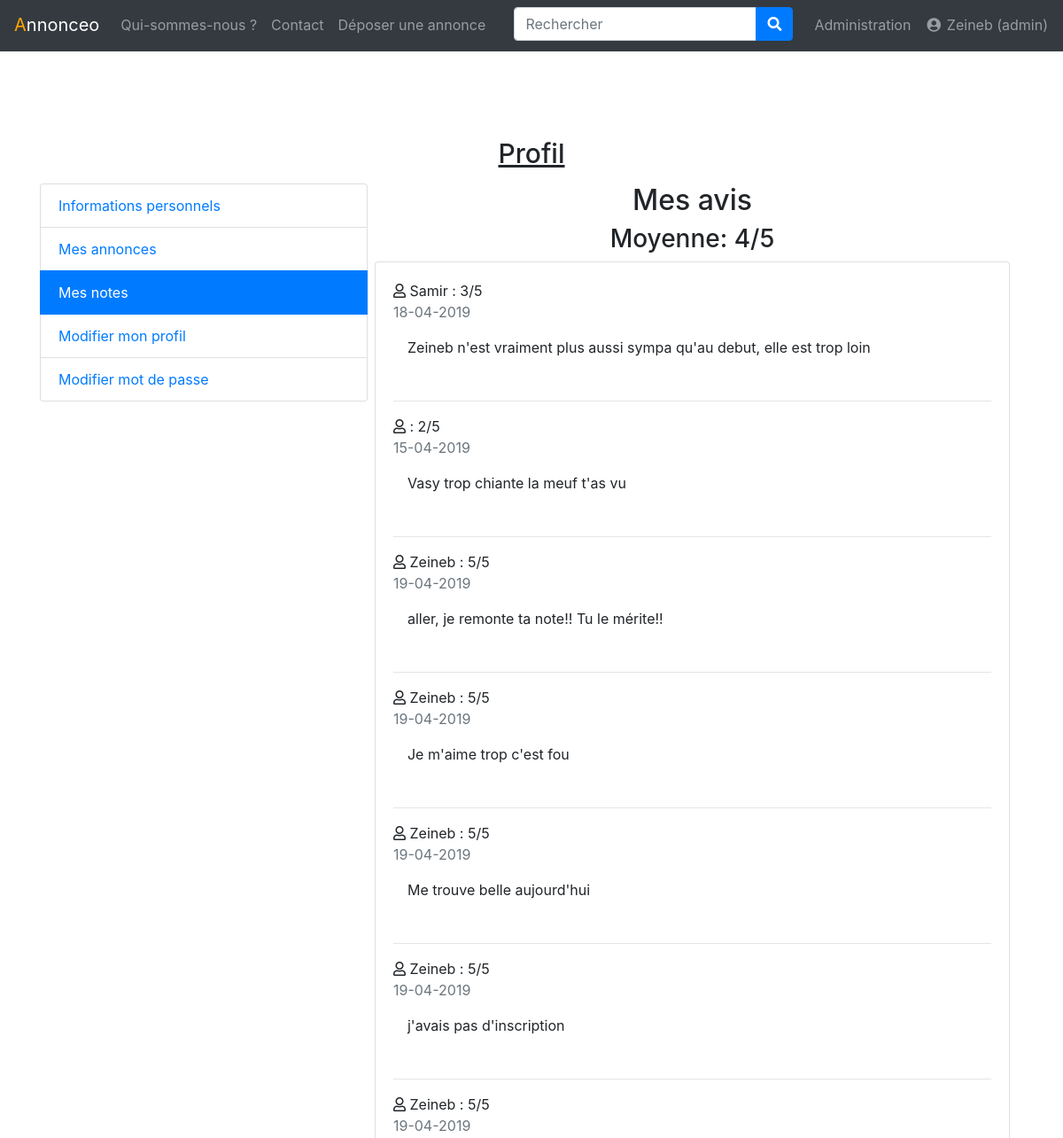
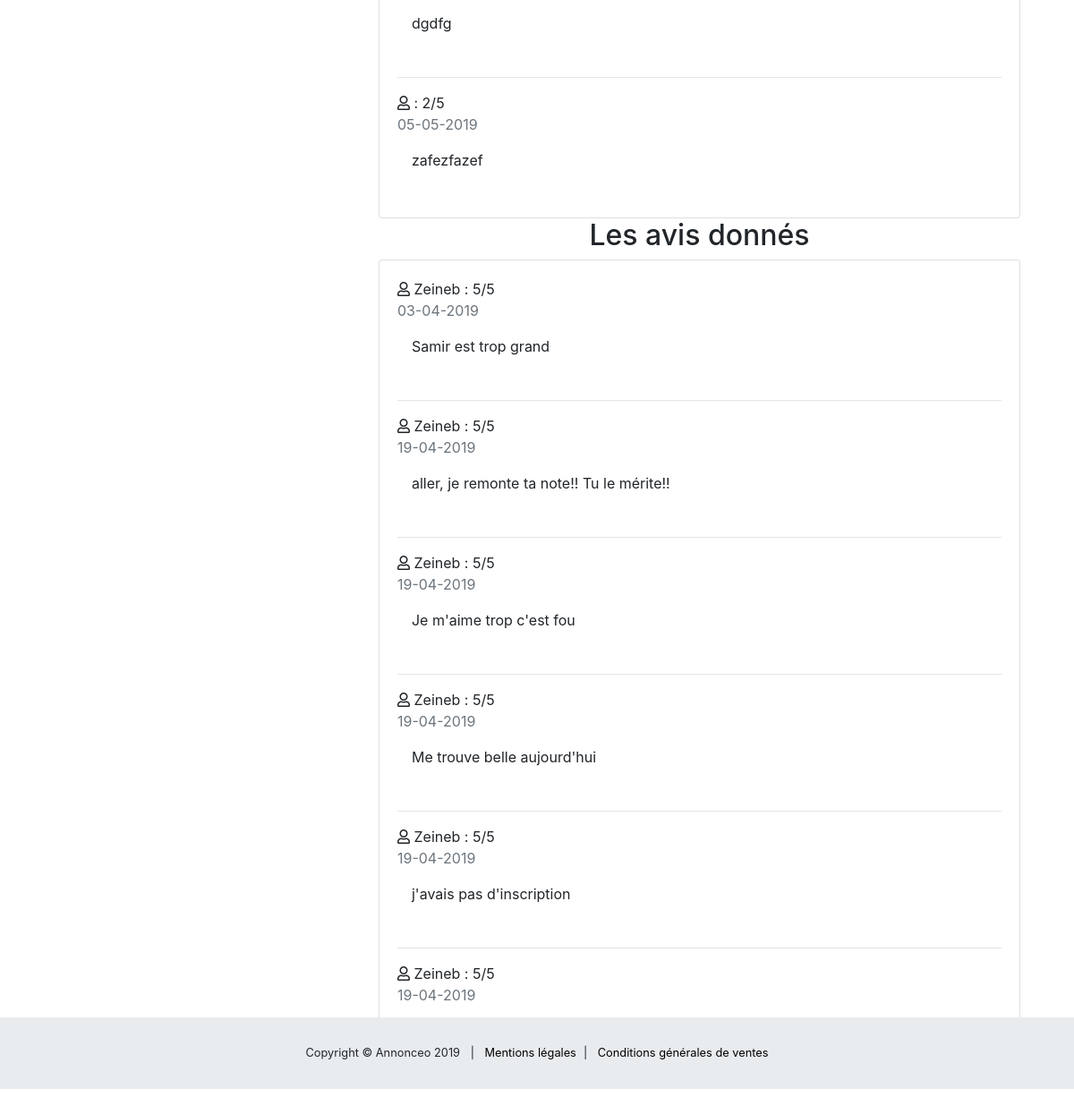
The page /profil.php?action=mesNotes (signed in) on the database its author committed (2 pictures, top to bottom).
### tables this page shows
CREATE TABLE `note` (
  `id_note` int(3) NOT NULL,
  `membre_id1` int(3) DEFAULT NULL,
  `membre_id2` int(3) NOT NULL,
  `note` int(3) NOT NULL,
  `avis` text NOT NULL,
  `date_enregistrement` datetime NOT NULL
);

CREATE TABLE `membre` (
  `id_membre` int(11) NOT NULL,
  `pseudo` varchar(255) NOT NULL,
  `mdp` varchar(255) NOT NULL,
  `nom` varchar(255) NOT NULL,
  `prenom` varchar(255) NOT NULL,
  `telephone` varchar(20) NOT NULL,
  `email` varchar(255) NOT NULL,
  `civilite` enum('m','f') NOT NULL,
  `statut` int(1) NOT NULL,
  `date_enregistrement` datetime NOT NULL
);

### profil.php (the view, shortened to what this page needs)
<?php
include_once('inc/init.inc.php');
$infosNotes = $pdo->prepare("SELECT * FROM note WHERE membre_id1 = :id_membre OR membre_id2 = :id_membre");
$infosNotes->bindParam(':id_membre', $_SESSION['utilisateur']['id_membre'], PDO::PARAM_STR);
$infosNotes->execute();
$lesNotes = $infosNotes->fetchAll(PDO::FETCH_ASSOC);
$moyenneNote = $pdo->prepare("SELECT AVG(note) AS moyenneNote FROM note WHERE membre_id2 = :id_membre");
$moyenneNote->bindParam(':id_membre', $_SESSION['utilisateur']['id_membre'], PDO::PARAM_STR);
$moyenneNote->execute();
$moyenneNote = $moyenneNote -> fetch(PDO::FETCH_ASSOC);
$moyenneNote = round($moyenneNote['moyenneNote'],1);
include_once('inc/header.inc.php');
include_once('inc/nav.inc.php');
?>
<div class="container">
<div class="starter-template">
    <h1>Profil</h1>
</div>
<div class="row m-0">
    <div class="profil col-4 p-0">
            <ul class="list-group col-12 p-0">
                <li class="list-group-item <?php if($_GET['action'] == 'informationsPersonnels') echo 'active'?>">
                    <a href="?action=informationsPersonnels" class="<?php if($_GET['action'] == 'informationsPersonnels') echo 'text-white'?> d-block w-100">Informations personnels</a>
                </li>
                <li class="list-group-item <?php if($_GET['action'] == 'mesAnnonces') echo 'active'?>">
                    <a href="?action=mesAnnonces" class="<?php if($_GET['action'] == 'mesAnnonces') echo 'text-white'?> d-block w-100">Mes annonces</a>
                </li>
                <li class="list-group-item <?php if($_GET['action'] == 'mesNotes') echo 'active'?>">
                    <a href="?action=mesNotes" class="<?php if($_GET['action'] == 'mesNotes') echo 'text-white'?> d-block w-100">Mes notes</a>
                </li>
                <li class="list-group-item <?php if($_GET['action'] == 'modifierProfil') echo 'active'?>">
                    <a href="?action=modifierProfil" class="<?php if($_GET['action'] == 'modifierProfil') echo 'text-white'?> d-block w-100">Modifier mon profil</a>
                </li>
                <li class="list-group-item <?php if($_GET['action'] == 'modifierPassword') echo 'active'?>">
                    <a href="?action=modifierPassword" class="<?php if($_GET['action'] == 'modifierPassword') echo 'text-white'?> d-block w-100">Modifier mot de passe</a>
                </li>
            </ul>
    </div>
    <?php
    if (isset($_GET['action']) && $_GET['action'] == "mesNotes"){
    ?>
    <div class="col-8 pl-2">
    <div class="starter-template">
        <h2>Mes avis</h2>
        <h3>Moyenne: <?php echo $moyenneNote; ?>/5</h3>
    </div>
    <div class="card card-body listingNote">
            <?php
        $premiereLigne = true;
        foreach($lesNotes as $uneNote){
            if ($uneNote["membre_id2"] == $_SESSION['utilisateur']['id_membre']){
                if ($premiereLigne){
                    $premiereLigne = false;
                }else{
                echo '<hr>';
            }
            ?>
            <p class="nomEtNote m-0"><i class="far fa-user"></i> <?php
            $infosMembreAvis = $pdo->prepare("SELECT pseudo FROM membre WHERE id_membre = :id_membre");
            $infosMembreAvis->bindParam(':id_membre', $uneNote['membre_id1'], PDO::PARAM_STR);
            $infosMembreAvis->execute();
            $leMembreAvis = $infosMembreAvis->fetch(PDO::FETCH_ASSOC);
            echo ucfirst($leMembreAvis["pseudo"]) ?> : <span class="laNote"><?php echo $uneNote['note'] ?>/5</span></p>
            <span class="dateNote text-secondary"><?php echo date("d-m-Y", strtotime($uneNote['date_enregistrement']))  ?></span>
            <p class="avis p-3"><?php echo $uneNote['avis'] ?></p>
            <?php } ?>
        <?php
        }
        ?>
    </div>
    <div class="starter-template">
        <h2>Les avis donnés</h2>
    </div>
    <div class="card card-body listingNote">
            <?php
        $premiereLigne = true;
        foreach($lesNotes as $uneNote){
            if ($uneNote["membre_id1"] == $_SESSION['utilisateur']['id_membre']){
            if ($premiereLigne){
                $premiereLigne = false;
            }else{
                echo '<hr>';
            }
            ?>
            <p class="nomEtNote m-0"><i class="far fa-user"></i> <?php
            $infosMembreAvis = $pdo->prepare("SELECT pseudo FROM membre WHERE id_membre = :id_membre");
            $infosMembreAvis->bindParam(':id_membre', $uneNote['membre_id1'], PDO::PARAM_STR);
            $infosMembreAvis->execute();
            $leMembreAvis = $infosMembreAvis->fetch(PDO::FETCH_ASSOC);
            echo ucfirst($leMembreAvis["pseudo"]) ?> : <span class="laNote"><?php echo $uneNote['note'] ?>/5</span></p>
            <span class="dateNote text-secondary"><?php echo date("d-m-Y", strtotime($uneNote['date_enregistrement']))  ?></span>
            <p class="avis p-3"><?php echo $uneNote['avis'] ?></p>
            <?php } ?>
        <?php
        }
        ?>
    </div>
    </div>
    <?php
    }
    ?>
</div>
<?php
include_once('inc/footer.inc.php');

### css/style.css (style rules this page uses)
body, html { min-height: 100vh; position: relative; }
.container { padding-top: 100px; margin-bottom: 80px; box-sizing: border-box; }
.starter-template { text-align: center; }
.starter-template h1 { text-decoration: underline; font-size: 30px; }
.profil { display: flex; justify-content: center; }

### rows shown on the page
note: membre_id1.pseudo "Samir", note "3", date_enregistrement "18-04-2019", avis "Zeineb n'est vraiment plus aussi sympa qu'au debut, elle est trop loin"
note: note "2", date_enregistrement "15-04-2019", avis "Vasy trop chiante la meuf t'as vu"
note: membre_id2.pseudo "Zeineb", note "5", date_enregistrement "19-04-2019", avis "aller, je remonte ta note!! Tu le mérite!!"
note: membre_id2.pseudo "Zeineb", note "5", date_enregistrement "19-04-2019", avis "Je m'aime trop c'est fou"
note: membre_id2.pseudo "Zeineb", note "5", date_enregistrement "19-04-2019", avis "Me trouve belle aujourd'hui"
note: membre_id2.pseudo "Zeineb", note "5", date_enregistrement "19-04-2019", avis "j'avais pas d'inscription"
note: membre_id2.pseudo "Zeineb", note "5", date_enregistrement "19-04-2019", avis "dgdfg"
note: note "2", date_enregistrement "05-05-2019", avis "zafezfazef"
note: membre_id1.pseudo "Zeineb", note "5", date_enregistrement "03-04-2019", avis "Samir est trop grand"

### other values the page prints
$_SESSION['utilisateur']['pseudo'] "Zeineb"
$moyenneNote "4"
